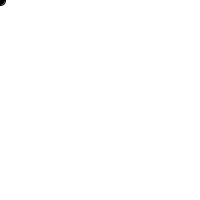
Frame 1 (no input)
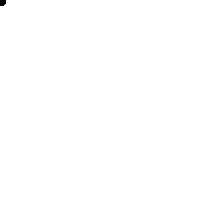
Frame 60 (the mouse pressed at the canvas centre just before this capture)
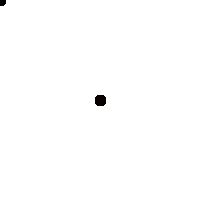
Frame 120 (the mouse held since frame 60 and released just before this capture)

The Processing sketch that drew these frames (run headless with seeded random() and noise(); from frame 60 on, the mouse is pressed at the canvas centre):

// Processing sketch: processing_73033
// ── processing_73033.pde

/* in this example, the ellipse's red value increases by 10
when the mouse is pressed
the ellipses green value increases by 10 when a key is pressed

Developed by: Laura Maye, University of Limerick
*/
int x, y;
//declaring variables that will eventually be used for colouring the shape
int r = 0, g = 0, b = 0;
int shapeSize = 10;

void setup()
{
  size(200, 200);
  background(255);
}

void draw()
{
  x = mouseX;
  y = mouseY;
  fill(r, g, b);
  ellipse(x, y, shapeSize, shapeSize);
}

void mousePressed()
{
  r = r + 10;
}

void keyPressed()
{
  g = g + 10;
}
